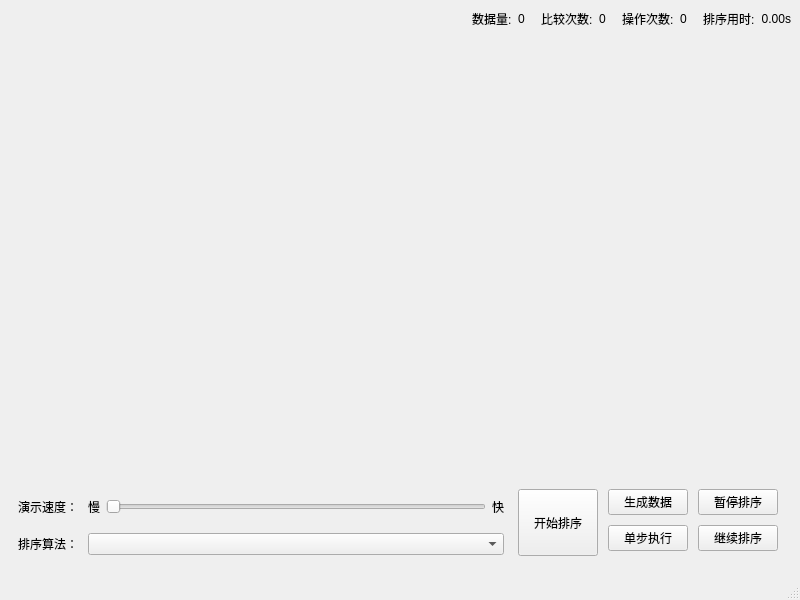
<?xml version="1.0" encoding="UTF-8"?>
<ui version="4.0">
 <class>MainWindow</class>
 <widget class="QMainWindow" name="MainWindow">
  <property name="geometry">
   <rect>
    <x>0</x>
    <y>0</y>
    <width>800</width>
    <height>600</height>
   </rect>
  </property>
  <property name="sizePolicy">
   <sizepolicy hsizetype="Preferred" vsizetype="Preferred">
    <horstretch>0</horstretch>
    <verstretch>1</verstretch>
   </sizepolicy>
  </property>
  <property name="minimumSize">
   <size>
    <width>800</width>
    <height>600</height>
   </size>
  </property>
  <property name="windowTitle">
   <string>MainWindow</string>
  </property>
  <property name="styleSheet">
   <string notr="true"/>
  </property>
  <widget class="QWidget" name="centralwidget">
   <property name="styleSheet">
    <string notr="true"/>
   </property>
   <layout class="QGridLayout" name="gridLayout_3">
    <item row="0" column="0">
     <layout class="QGridLayout" name="sortInfo">
      <item row="0" column="6">
       <widget class="QLabel" name="label_oprtCnt">
        <property name="text">
         <string>0</string>
        </property>
        <property name="indent">
         <number>0</number>
        </property>
       </widget>
      </item>
      <item row="0" column="7">
       <widget class="QLabel" name="lable_static_sortingTime">
        <property name="styleSheet">
         <string notr="true">
padding: 0px;</string>
        </property>
        <property name="text">
         <string>排序用时:</string>
        </property>
        <property name="indent">
         <number>10</number>
        </property>
       </widget>
      </item>
      <item row="0" column="4">
       <widget class="QLabel" name="label_cmpCnt">
        <property name="text">
         <string>0</string>
        </property>
        <property name="indent">
         <number>0</number>
        </property>
       </widget>
      </item>
      <item row="0" column="3">
       <widget class="QLabel" name="lable_static_sortingCompareCnt">
        <property name="styleSheet">
         <string notr="true">
padding: 0px;</string>
        </property>
        <property name="text">
         <string>比较次数:</string>
        </property>
        <property name="indent">
         <number>10</number>
        </property>
       </widget>
      </item>
      <item row="0" column="5">
       <widget class="QLabel" name="lable_static_sortingSwapCnt">
        <property name="styleSheet">
         <string notr="true">padding: 0px;</string>
        </property>
        <property name="text">
         <string>操作次数:</string>
        </property>
        <property name="indent">
         <number>10</number>
        </property>
       </widget>
      </item>
      <item row="0" column="0">
       <spacer name="horizontalSpacer">
        <property name="orientation">
         <enum>Qt::Horizontal</enum>
        </property>
        <property name="sizeHint" stdset="0">
         <size>
          <width>148</width>
          <height>20</height>
         </size>
        </property>
       </spacer>
      </item>
      <item row="0" column="2">
       <widget class="QLabel" name="label_dataNum">
        <property name="styleSheet">
         <string notr="true"/>
        </property>
        <property name="text">
         <string>0</string>
        </property>
        <property name="indent">
         <number>0</number>
        </property>
       </widget>
      </item>
      <item row="0" column="1">
       <widget class="QLabel" name="lable_static_sortingDataNum">
        <property name="styleSheet">
         <string notr="true">
padding: 0px;</string>
        </property>
        <property name="text">
         <string>数据量:</string>
        </property>
        <property name="indent">
         <number>10</number>
        </property>
       </widget>
      </item>
      <item row="0" column="8">
       <widget class="QLabel" name="label_sortingTime">
        <property name="text">
         <string>0.00s</string>
        </property>
        <property name="alignment">
         <set>Qt::AlignRight|Qt::AlignTrailing|Qt::AlignVCenter</set>
        </property>
        <property name="indent">
         <number>0</number>
        </property>
       </widget>
      </item>
     </layout>
    </item>
    <item row="1" column="0">
     <widget class="QWidget" name="ShowSortingVisulizaion" native="true">
      <property name="sizePolicy">
       <sizepolicy hsizetype="Preferred" vsizetype="Preferred">
        <horstretch>1</horstretch>
        <verstretch>1</verstretch>
       </sizepolicy>
      </property>
      <property name="minimumSize">
       <size>
        <width>760</width>
        <height>400</height>
       </size>
      </property>
      <property name="baseSize">
       <size>
        <width>0</width>
        <height>0</height>
       </size>
      </property>
      <property name="contextMenuPolicy">
       <enum>Qt::NoContextMenu</enum>
      </property>
      <property name="layoutDirection">
       <enum>Qt::LeftToRight</enum>
      </property>
      <layout class="QHBoxLayout" name="horizontalLayout_3">
       <item>
        <layout class="QHBoxLayout" name="hLayout_sortingVisulization">
         <property name="spacing">
          <number>2</number>
         </property>
         <property name="sizeConstraint">
          <enum>QLayout::SetMaximumSize</enum>
         </property>
         <property name="leftMargin">
          <number>1</number>
         </property>
         <property name="rightMargin">
          <number>0</number>
         </property>
        </layout>
       </item>
      </layout>
     </widget>
    </item>
    <item row="3" column="0">
     <widget class="QWidget" name="oprtButton" native="true">
      <layout class="QHBoxLayout" name="horizontalLayout_2">
       <property name="spacing">
        <number>10</number>
       </property>
       <property name="sizeConstraint">
        <enum>QLayout::SetNoConstraint</enum>
       </property>
       <item>
        <layout class="QGridLayout" name="gridLayout" rowstretch="1,0">
         <property name="topMargin">
          <number>5</number>
         </property>
         <property name="bottomMargin">
          <number>5</number>
         </property>
         <item row="0" column="0">
          <widget class="QLabel" name="lable_static_sortingSpeed">
           <property name="styleSheet">
            <string notr="true">font: 13px &quot;宋体&quot;;</string>
           </property>
           <property name="text">
            <string>演示速度：</string>
           </property>
          </widget>
         </item>
         <item row="1" column="0">
          <widget class="QLabel" name="label_static_sortingAlgorithm">
           <property name="styleSheet">
            <string notr="true">font: 13px &quot;宋体&quot;;</string>
           </property>
           <property name="text">
            <string>排序算法：</string>
           </property>
          </widget>
         </item>
         <item row="0" column="1">
          <widget class="QWidget" name="widget_3" native="true">
           <property name="sizePolicy">
            <sizepolicy hsizetype="Preferred" vsizetype="Preferred">
             <horstretch>0</horstretch>
             <verstretch>0</verstretch>
            </sizepolicy>
           </property>
           <property name="styleSheet">
            <string notr="true">font: 13px &quot;宋体&quot;;
padding: 0px;</string>
           </property>
           <layout class="QHBoxLayout" name="horizontalLayout">
            <property name="leftMargin">
             <number>0</number>
            </property>
            <property name="topMargin">
             <number>0</number>
            </property>
            <property name="rightMargin">
             <number>0</number>
            </property>
            <property name="bottomMargin">
             <number>0</number>
            </property>
            <item>
             <widget class="QLabel" name="label_static_slow">
              <property name="styleSheet">
               <string notr="true">font: 13px &quot;宋体&quot;;
padding: 0px;</string>
              </property>
              <property name="text">
               <string>慢</string>
              </property>
             </widget>
            </item>
            <item>
             <widget class="QSlider" name="slider_sortingSpeed">
              <property name="orientation">
               <enum>Qt::Horizontal</enum>
              </property>
             </widget>
            </item>
            <item>
             <widget class="QLabel" name="label_static_fast">
              <property name="text">
               <string>快</string>
              </property>
             </widget>
            </item>
           </layout>
          </widget>
         </item>
         <item row="1" column="1">
          <widget class="QComboBox" name="comboBox_sortingalgorithm">
           <property name="sizePolicy">
            <sizepolicy hsizetype="Preferred" vsizetype="Preferred">
             <horstretch>1</horstretch>
             <verstretch>0</verstretch>
            </sizepolicy>
           </property>
           <property name="styleSheet">
            <string notr="true">font: 13px &quot;宋体&quot;;</string>
           </property>
          </widget>
         </item>
        </layout>
       </item>
       <item>
        <layout class="QGridLayout" name="gridLayout_2">
         <property name="sizeConstraint">
          <enum>QLayout::SetMinAndMaxSize</enum>
         </property>
         <property name="leftMargin">
          <number>4</number>
         </property>
         <property name="topMargin">
          <number>4</number>
         </property>
         <property name="rightMargin">
          <number>4</number>
         </property>
         <property name="bottomMargin">
          <number>4</number>
         </property>
         <property name="horizontalSpacing">
          <number>10</number>
         </property>
         <property name="verticalSpacing">
          <number>5</number>
         </property>
         <item row="0" column="1" rowspan="4">
          <widget class="QPushButton" name="btn_sortingStart">
           <property name="sizePolicy">
            <sizepolicy hsizetype="Minimum" vsizetype="Preferred">
             <horstretch>0</horstretch>
             <verstretch>0</verstretch>
            </sizepolicy>
           </property>
           <property name="toolTip">
            <string>开始当前选择的排序。 注意：排序过程中无法改变窗口大小！</string>
           </property>
           <property name="toolTipDuration">
            <number>2500</number>
           </property>
           <property name="statusTip">
            <string>开始当前选择的排序。 注意：排序过程中无法改变窗口大小！</string>
           </property>
           <property name="whatsThis">
            <string/>
           </property>
           <property name="styleSheet">
            <string notr="true">font: 13px &quot;宋体&quot;;</string>
           </property>
           <property name="text">
            <string>开始排序</string>
           </property>
          </widget>
         </item>
         <item row="2" column="2">
          <widget class="QPushButton" name="btn_oneStep">
           <property name="sizePolicy">
            <sizepolicy hsizetype="Minimum" vsizetype="Preferred">
             <horstretch>0</horstretch>
             <verstretch>1</verstretch>
            </sizepolicy>
           </property>
           <property name="toolTip">
            <string>单步执行当前排序，点击一次执行一步</string>
           </property>
           <property name="toolTipDuration">
            <number>2000</number>
           </property>
           <property name="whatsThis">
            <string/>
           </property>
           <property name="styleSheet">
            <string notr="true">font: 13px &quot;宋体&quot;;</string>
           </property>
           <property name="text">
            <string>单步执行</string>
           </property>
          </widget>
         </item>
         <item row="0" column="4">
          <widget class="QPushButton" name="btn_sortingPause">
           <property name="toolTip">
            <string>暂停当前排序</string>
           </property>
           <property name="toolTipDuration">
            <number>2000</number>
           </property>
           <property name="statusTip">
            <string/>
           </property>
           <property name="whatsThis">
            <string/>
           </property>
           <property name="styleSheet">
            <string notr="true">font: 13px &quot;宋体&quot;;</string>
           </property>
           <property name="text">
            <string>暂停排序</string>
           </property>
          </widget>
         </item>
         <item row="0" column="2">
          <widget class="QPushButton" name="btn_dataGenerate">
           <property name="enabled">
            <bool>true</bool>
           </property>
           <property name="toolTip">
            <string/>
           </property>
           <property name="statusTip">
            <string>生成新数据，开始新的排序。 （若处于排序过程中，则会停止正在进行的排序）</string>
           </property>
           <property name="whatsThis">
            <string/>
           </property>
           <property name="styleSheet">
            <string notr="true">font: 13px &quot;宋体&quot;;</string>
           </property>
           <property name="text">
            <string>生成数据</string>
           </property>
          </widget>
         </item>
         <item row="2" column="4">
          <widget class="QPushButton" name="btn_sortingContinue">
           <property name="toolTip">
            <string>继续暂停的排序</string>
           </property>
           <property name="toolTipDuration">
            <number>2000</number>
           </property>
           <property name="whatsThis">
            <string/>
           </property>
           <property name="styleSheet">
            <string notr="true">font: 13px &quot;宋体&quot;;</string>
           </property>
           <property name="text">
            <string>继续排序</string>
           </property>
          </widget>
         </item>
        </layout>
       </item>
      </layout>
     </widget>
    </item>
   </layout>
  </widget>
  <widget class="QStatusBar" name="statusbar"/>
  <widget class="QMenuBar" name="menubar">
   <property name="geometry">
    <rect>
     <x>0</x>
     <y>0</y>
     <width>800</width>
     <height>26</height>
    </rect>
   </property>
  </widget>
 </widget>
 <resources/>
 <connections/>
</ui>
